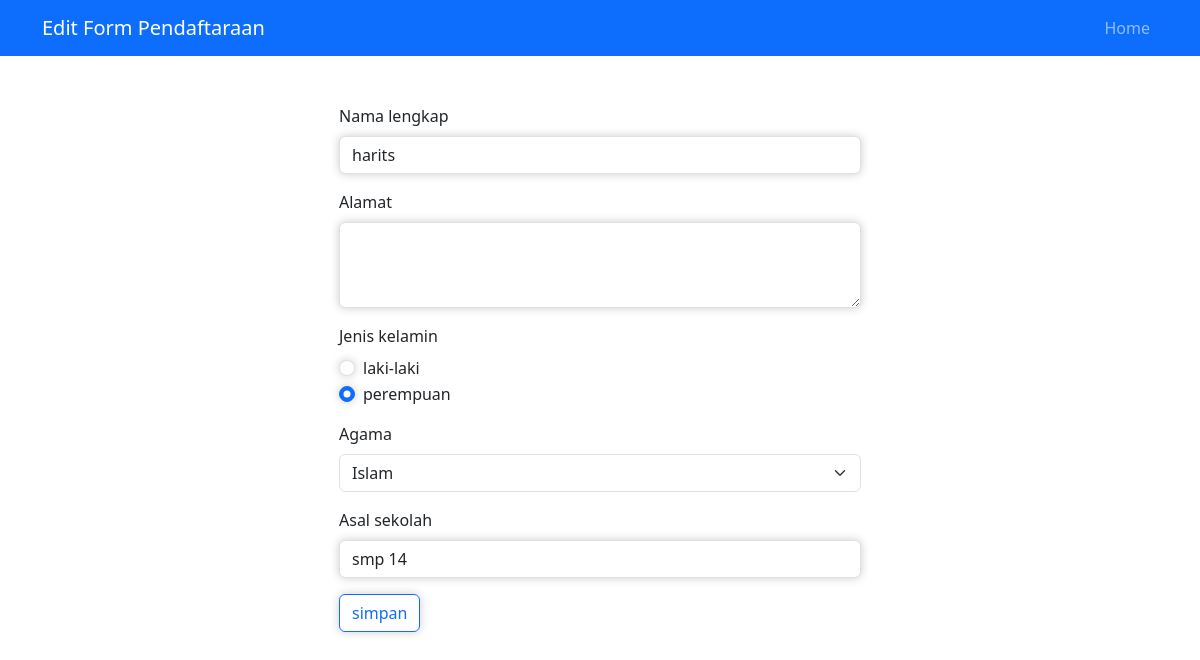
The app's page /form-edit.php?id=12 with its own data.
### tables this page shows
CREATE TABLE `calon_siswa` (
  `id` int(11) NOT NULL,
  `nama` varchar(64) NOT NULL,
  `alamat` varchar(255) NOT NULL,
  `jenis_kelamin` varchar(16) NOT NULL,
  `agama` varchar(16) NOT NULL,
  `asal_sekolah` varchar(64) NOT NULL
);

### form-edit.php (the view, shortened to what this page needs)
<?php
include("config.php");
$id = $_GET['id'];
$sql = "SELECT * FROM calon_siswa WHERE id=$id";
$query = mysqli_query($db, $sql);
$siswa = mysqli_fetch_assoc($query);
?>
<!DOCTYPE html>
<html lang="en">
<head>
    <link
      href="https://cdn.jsdelivr.net/npm/bootstrap@5.3.3/dist/css/bootstrap.min.css"
      rel="stylesheet"
    />
    <link rel="stylesheet" href="form-edit.css">
</head>
<body>
    <nav class="navbar navbar-expand-lg bg-primary navbar-dark">
      <div class="container">
        <a class="navbar-brand" href="#">Edit Form Pendaftaraan</a>
        <div class="collapse navbar-collapse" id="navbarNav">
          <ul class="navbar-nav ms-auto">
              <li class="nav-item">
              <a class="nav-link" href="index.php">Home</a>
              </li>
          </ul>
        </div>
      </div>
    </nav>
  <section id="form" class="pb-4">
    <br><br>
    <div class="container text-dark">
      <div class="row justify-content-center" data-aos="fade-up"
      data-aos-duration="1300">
        <div class="col-md-6 pe-4 ps-4">
          <form action="proses-edit.php"
          method="POST">
            <div class="mb-3">
              <label for="nama" class="form-label">Nama lengkap</label>
              <input name="nama" type="name" class="form-control" id="nama"
              aria-describedby="nama" value="<?php echo $siswa['nama']?>">
            </div>
            <div class="mb-3">
              <label for="alamat" class="form-label">Alamat</label>
              <textarea name="alamat" class="form-control input" id="alamat" rows="3"
              style="box-shadow: 0px 0px 10px #ccc;" placeholder="" <?php echo
              $siswa['asal_sekolah']?> ></textarea>
            </div>
            <div class="mb-3">
              <label for="jenis_kelamin" class="form-label">Jenis kelamin</label>
              <?php $jk = $siswa['jenis_kelamin']; ?>
            <div class="form-check">
                <input class="form-check-input" type="radio"
                name="jenis_kelamin" value="Laki-laki"   id="flexRadioDefault1"
                <?php echo ($jk == 'Laki-laki') ? "checked": ""?>>
                <label class="form-check-label" for="flexRadioDefault1">
                    laki-laki
                </label>
                </div>
                <div class="form-check">
                <input class="form-check-input" type="radio"
                name="jenis_kelamin" value="Perempuan" id="flexRadioDefault2"
                checked  <?php echo ($jk == 'Perempuan') ? "checked": ""?>>
                <label class="form-check-label" for="flexRadioDefault2">
                    perempuan
                </label>
                </div>
            </div>
            <div class="mb-3">
              <label for="agama" class="form-label">Agama</label>
              <?php $agama = $siswa['agama'];?>
              <select class="form-select" aria-label="Default select example" name="agama">
                <option value="1" <?php echo ($agama == 'Islam') ? "selected":
                ""?>>Islam</option>
                </select>
            </div>
            <div class="mb-3">
              <label for="asal_sekolah" class="form-label">Asal sekolah</label>
              <input name="asal_sekolah" type="text" value="<?php echo $siswa['asal_sekolah'] ?>" class="form-control" id="asal_sekolah"
              aria-describedby="asal_sekolah">
            </div>
            <input class="btn btn-outline-primary" type="submit" value="simpan"
            name="simpan">
          </form>
        </div>
      </div>
    </div>
    <br>
  </section>
</body>
</html>

### form-edit.css (style rules this page uses)
input { box-shadow: 0px 0px 10px #ccc; }

### records on screen
calon_siswa: nama "harits", jenis_kelamin "☐ laki-laki", jenis_kelamin "☑ perempuan", agama "Islam", asal_sekolah "smp 14"
